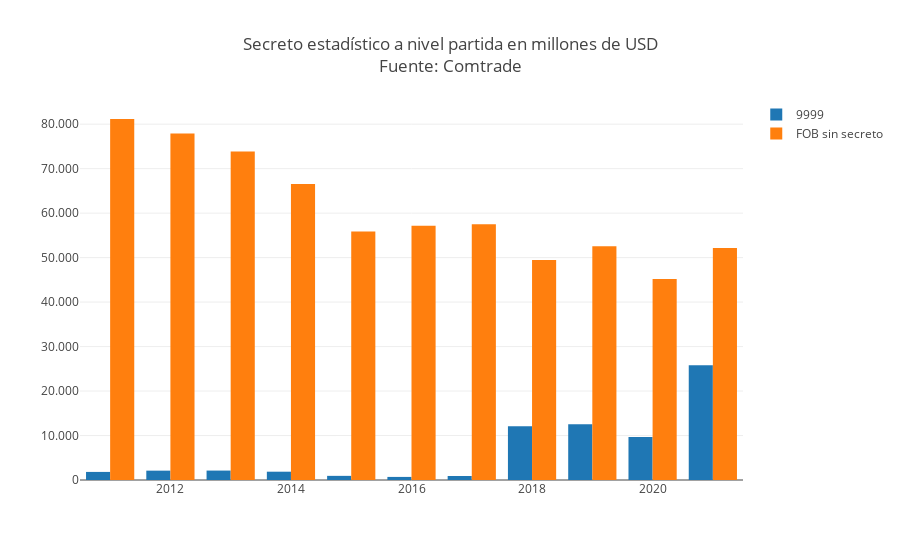

Here is the notebook cell this chart was saved with:
### Code cell
print(com.plot_secreto_comtrade(df_comtrade)[0])
com.plot_secreto_comtrade(df_comtrade)[1].show()

### Figure 1 — Plotly figure (JSON) as saved in the notebook; plotly's stock layout.template omitted (floating-point values rounded to 4 significant figures)
{"data": [{"name": "9999", "type": "bar", "x": ["2011", "2012", "2013", "2014", "2015", "2016", "2017", "2018", "2019", "2020", "2021"], "y": [1817.0, 2102.0, 2120.0, 1867.0, 930.0, 692.4, 900.3, 12070.0, 12540.0, 9695.0, 25790.0]}, {"name": "FOB sin secreto", "type": "bar", "x": ["2011", "2012", "2013", "2014", "2015", "2016", "2017", "2018", "2019", "2020", "2021"], "y": [81160.0, 77880.0, 73840.0, 66540.0, 55850.0, 57190.0, 57480.0, 49490.0, 52570.0, 45190.0, 52140.0]}], "layout": {"separators": ",.", "title": {"text": "Secreto estadístico a nivel partida en millones de USD<br>Fuente: Comtrade"}, "yaxis": {"tickformat": ","}}}
